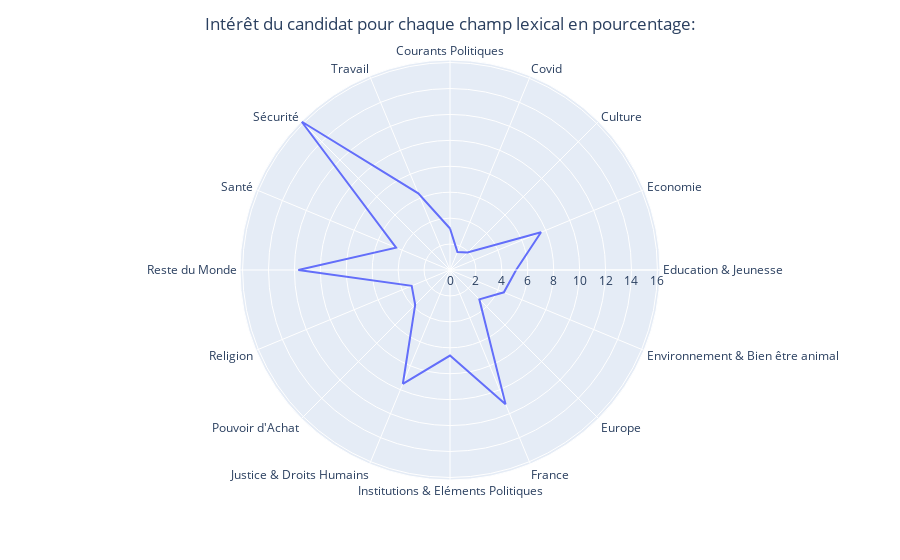

Write notebook code for a chart like this one.
### Code cell
candidate_radar_chart(name="Georges Kuzmanovic")

### Figure 1 — Plotly figure (JSON) as saved in the notebook; plotly's stock layout.template omitted (floating-point values rounded to 4 significant figures)
{"data": [{"hovertemplate": "r=%{r}<br>theta=%{theta}<extra></extra>", "legendgroup": "", "line": {"color": "#636efa", "dash": "solid"}, "marker": {"symbol": "circle"}, "mode": "lines", "name": "", "r": [3.2, 1.5, 1.9, 7.6, 5.1, 4.5, 3.2, 11.2, 6.6, 9.5, 3.8, 3.2, 11.7, 4.5, 16.2, 6.4, 3.2], "showlegend": false, "subplot": "polar", "theta": ["Courants Politiques", "Covid", "Culture", "Economie", "Education & Jeunesse", "Environnement & Bien être animal", "Europe", "France", "Institutions & Eléments Politiques", "Justice & Droits Humains", "Pouvoir d'Achat", "Religion", "Reste du Monde", "Santé", "Sécurité", "Travail", "Courants Politiques"], "type": "scatterpolar"}], "layout": {"legend": {"tracegroupgap": 0}, "margin": {"t": 60}, "polar": {"angularaxis": {"direction": "clockwise", "rotation": 90}, "domain": {"x": [0, 1], "y": [0, 1]}}, "title": {"text": "Intérêt du candidat pour chaque champ lexical en pourcentage:", "x": 0.5}}}
